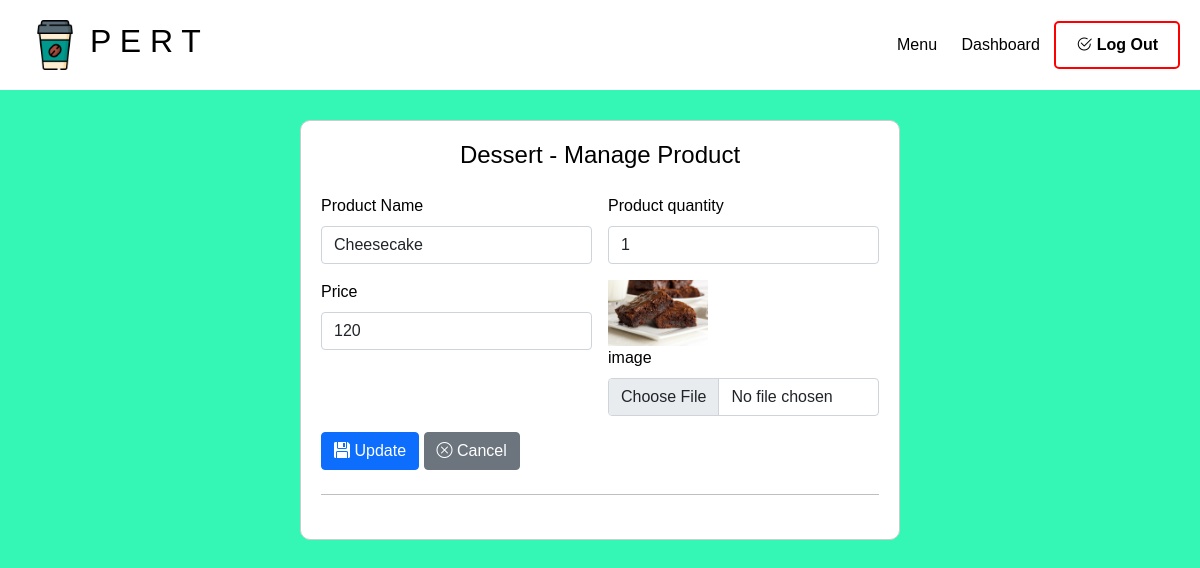
/Managerphp/dessert_config.php?id=2 (signed in), run on the app's committed database.
### tables this page shows
CREATE TABLE `dessert_menu` (
  `dess_menuID` int(10) NOT NULL,
  `dess_menuName` varchar(255) NOT NULL,
  `dess_quantity` int(3) DEFAULT NULL,
  `dess_price` int(3) NOT NULL,
  `dess_picture` varchar(255) NOT NULL
);

### Managerphp/dessert_config.php (the view, shortened to what this page needs)
<?php
include '../condb/database.php';
$result = [
    'dess_menuID' => '',
    'dess_menuName' => '',
    'dess_quantity' => '',
    'dess_price' => '',
    'dess_picture' => '',
];
if (!empty($_GET['id'])) {
    $query_product = mysqli_query($conn, "SELECT * FROM dessert_menu WHERE dess_menuID = '{$_GET['id']}'");
    $result = mysqli_fetch_assoc($query_product);
}
?>
<!DOCTYPE html>
<html lang="en">
<head>
    <link href="https://cdn.jsdelivr.net/npm/bootstrap@5.0.2/dist/css/bootstrap.min.css" rel="stylesheet">
    <link rel="stylesheet" href="https://cdn.jsdelivr.net/npm/bootstrap-icons@1.11.3/font/bootstrap-icons.min.css">
    <link rel="stylesheet" href="../css/add_styles.css">
</head>
<body>
    <div class="nav">
        <div class="logo-container">
            <a href="#"><img src="../image/coffee-cup.png" class="logo" /></a>
            <h2>P E R T</h2>
        </div>
        <div class="links">
            <a href="index.php">Menu</a>
            <a href="#">Dashboard</a>
            <button id="LogoutBtn"><i class="bi bi-check2-circle"></i> Log Out</button>
        </div>
    </div>
    <div class="container">
        <div class="ter">
            <div class="row justify-content-center">
                <div class="col-md-8">
                    <div class="form-container">
                        <h4 class="text-center mb-4">Dessert - Manage Product</h4>
                        <form action="../condb/dessert-configdb.php" method="post" enctype="multipart/form-data">
                            <div class="row g-3 mb-3">
                                <div class="col-sm-6">
                                    <label class="form-label">Product Name</label>
                                    <input type="text" name="product_name" class="form-control" value="<?php echo $result['dess_menuName']; ?>">
                                </div>
                                <div class="col-sm-6">
                                    <label class="form-label">Product quantity</label>
                                    <input type="number" name="product_quantity" class="form-control" value="<?php echo $result['dess_quantity']; ?>">
                                </div>
                                <div class="col-sm-6">
                                    <label class="form-label">Price</label>
                                    <input type="text" name="price" class="form-control" value="<?php echo $result['dess_price']; ?>">
                                </div>
                                <div class="col-sm-6">
                                    <div>
                                        <?php if (!empty($result['dess_picture'])) : ?>
                                            <img src="../image/menu/Dessert/<?php echo $result['dess_picture']; ?>" width="100" alt="Product Image">
                                        <?php endif; ?>
                                    </div>
                                    <label for="formfile" class="form-label">image</label>
                                    <input type="file" name="profile_image" class="form-control" accept="image/png, image/jpg, image/jpeg">
                                </div>
                            </div>
                            <?php if (empty($result['dess_menuID'])) : ?>
                                <button type="submit" class="btn btn-primary"><i class="bi bi-floppy-fill"></i> Create</button>
                            <?php else : ?>
                                <button type="submit" class="btn btn-primary"><i class="bi bi-floppy-fill"></i> Update</button>
                            <?php endif; ?>
                            <a role="button" class="btn btn-secondary" href="index.php"><i class="bi bi-x-circle"></i> Cancel </a>
                            <hr class="my-4">
                        </form>
                    </div>
                </div>
            </div>
        </div>
    </div>
</body>
</html>

### css/add_styles.css (style rules this page uses)
body { background-color: #34f6b5; color: black; font-family: Arial, sans-serif; }
.container { max-width: 1200px; margin: 0 auto; }
.nav { background-color: white; display: flex; align-items: center; justify-content: space-between; padding: 20px; }
.nav a { color: black; text-decoration: none; margin: 0 10px; }
.nav button { border: none; background-color: green; color: black; padding: 10px 20px; border-radius: 5px; cursor: pointer; }
.logo-container { display: flex; align-items: center; }
.logo { max-width: 50px; max-height: 50px; }
.links button { border: 2px solid red; background-color: transparent; color: black; padding: 10px 20px; border-radius: 5px; cursor: pointer; font-weight: bold; transition: background-color 0.3s, border-color 0.3s; }

### Managerphp/dessert_config.php (style rules this page uses)
.form-container { background-color: white; border: 1px solid #ccc; border-radius: 10px; padding: 20px; max-width: 600px; margin: auto; margin-top: 30px; }

### data on the page
dessert_menu: product_name "Cheesecake", product_quantity "1", price "120", dess_picture (picture)
